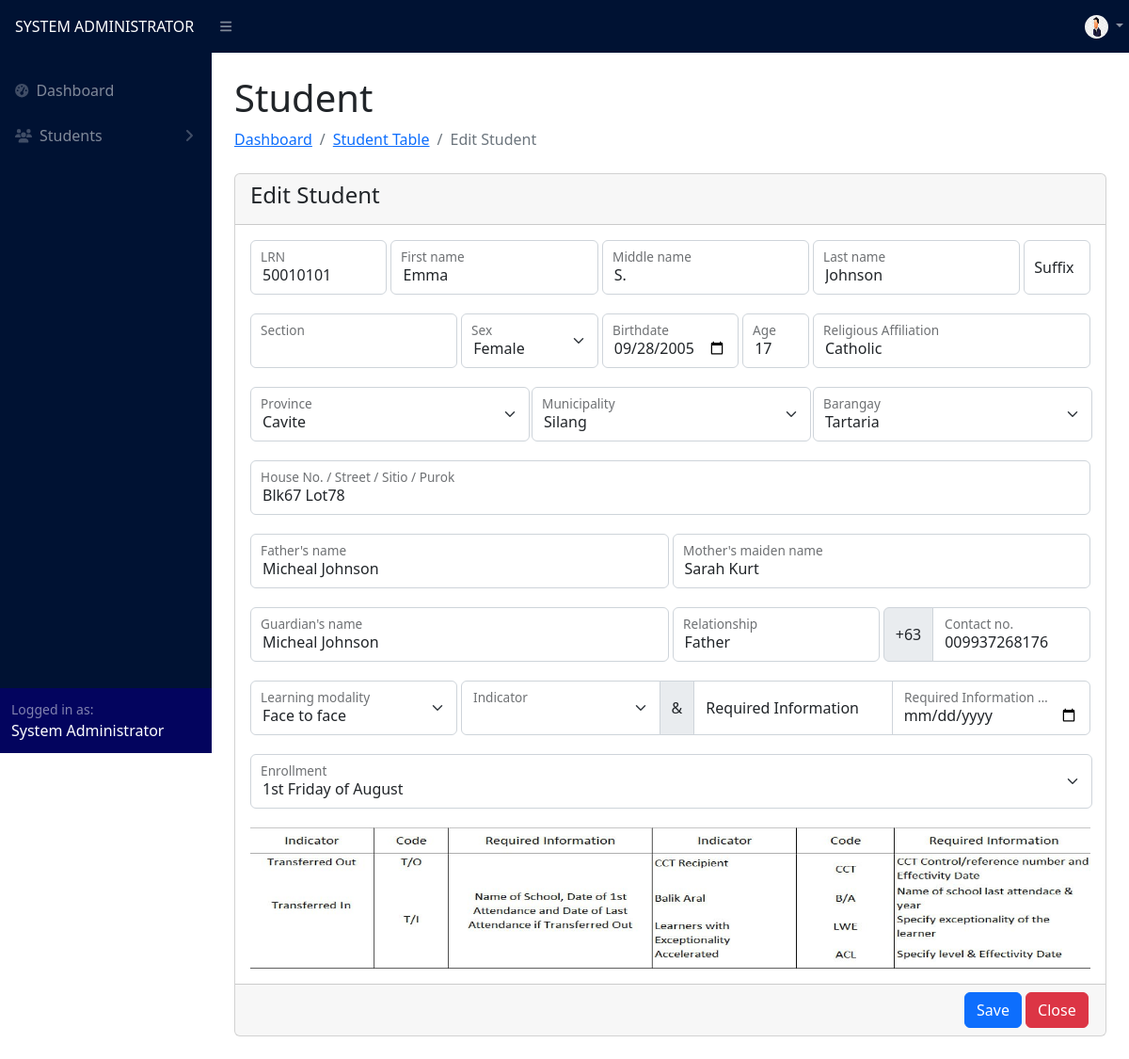
Page /adviser/edit_student.php?id=1 (signed in) on the committed database.
### tables this page shows
CREATE TABLE `user` (
  `id` int(11) NOT NULL,
  `username` varchar(255) NOT NULL,
  `password` varchar(255) NOT NULL,
  `password2` varchar(255) NOT NULL,
  `name` varchar(255) NOT NULL,
  `user_type` varchar(255) NOT NULL,
  `section` varchar(255) NOT NULL,
  `status` varchar(255) NOT NULL,
  `profile_picture` varchar(50) NOT NULL
);

CREATE TABLE `student` (
  `id` int(11) NOT NULL,
  `lrn` int(255) NOT NULL,
  `name` varchar(255) NOT NULL,
  `fname` varchar(255) NOT NULL,
  `mname` varchar(255) NOT NULL,
  `lname` varchar(255) NOT NULL,
  `suffix` varchar(255) NOT NULL,
  `sex` varchar(255) NOT NULL,
  `birth_date` varchar(255) NOT NULL,
  `birth_date2` date NOT NULL,
  `age` int(255) NOT NULL,
  `ra` varchar(255) NOT NULL,
  `house_no` varchar(255) NOT NULL,
  `barangay` varchar(255) NOT NULL,
  `municipality` varchar(255) NOT NULL,
  `province` varchar(255) NOT NULL,
  `barangay_id` int(11) NOT NULL,
  `municipality_id` int(11) NOT NULL,
  `province_id` int(11) NOT NULL,
  `father` varchar(255) NOT NULL,
  `mother` varchar(255) NOT NULL,
  `guardian` varchar(255) NOT NULL,
  `relationship` varchar(255) NOT NULL,
  `contact` varchar(255) NOT NULL,
  `section` varchar(255) NOT NULL,
  `school_year_id` int(11) NOT NULL,
  `school_year` varchar(255) NOT NULL,
  `track` varchar(255) NOT NULL,
  `strand` varchar(255) NOT NULL,
  `grade` int(255) NOT NULL,
  `status` varchar(255) NOT NULL DEFAULT 'complete',
  `lm` varchar(255) NOT NULL,
  `indicator` varchar(255) NOT NULL,
  `ri` varchar(255) NOT NULL,
  `rid` varchar(255) NOT NULL,
  `weight` float NOT NULL,
  `height` float NOT NULL,
  `height2` float NOT NULL,
  `bmi` float NOT NULL,
  `bmi_category` varchar(255) NOT NULL,
  `hfa_category` varchar(255) NOT NULL,
  `sf8_remarks` varchar(255) NOT NULL,
  `is_archived` tinyint(4) NOT NULL,
  `enrollment` varchar(255) NOT NULL
);

### adviser/edit_student.php (the view, shortened to what the rows shown need)
<?php
include("../config.php");
?>
<!DOCTYPE html>
<html lang="en">
<head>
    <link href="https://cdn.jsdelivr.net/npm/simple-datatables@7.1.2/dist/style.min.css" rel="stylesheet" />
    <link href="../css/styles.css" rel="stylesheet" />
</head>
<body class="sb-nav-fixed">
    <?php include("navigation.php") ?>
    <div id="layoutSidenav_content">
        <main>
            <div class="container-fluid px-4">
                <div class="d-flex justify-content-between align-items-end">
                    <div>
                        <h1 class="mt-4">Student</h1>
                    </div>
                </div>
                <form action="" method="POST" class="needs-validation" novalidate>
                    <div class="card mb-4">
                        <?php
                        $id = $_GET["id"];
                        $student = "SELECT * FROM `student` WHERE `id` = '$id'";
                        $studentResult = mysqli_query($conn, $student);
                        $studentRow = mysqli_fetch_assoc($studentResult);
                        ?>
                        <div class="card-body row g-1">
                            <div class="form-floating mb-3 col-2 d-inline-block">
                                <input type="number" name="lrn" id="lrn" placeholder="lrn" class="form-control bg-body-tertiary" required value="<?php echo $studentRow["lrn"] ?>" />
                                <label for="lrn">LRN</label>
                            </div>
                            <div class="form-floating mb-3 col-3 d-inline-block">
                                <input type="text" name="fname" id="fname" placeholder="fname" class="form-control bg-body-tertiary" required value="<?php echo $studentRow["fname"] ?>" />
                                <label for="fname">First name</label>
                            </div>
                            <div class="form-floating mb-3 col-3 d-inline-block">
                                <input type="text" name="mname" id="mname" placeholder="mname" class="form-control bg-body-tertiary" required value="<?php echo $studentRow["mname"] ?>" />
                                <label for="mname">Middle name</label>
                            </div>
                            <div class="form-floating mb-3 col-3 d-inline-block">
                                <input type="text" name="lname" id="lname" placeholder="lname" class="form-control bg-body-tertiary" required value="<?php echo $studentRow["lname"] ?>" />
                                <label for="lname">Last name</label>
                            </div>
                            <div class="form-floating mb-3 col-2 d-inline-block">
                                <select class="form-select" name="sex" id="sex">
                                    <option value="F" <?php echo ($studentRow['sex'] == 'F') ? "selected" : ""; ?>>Female</option>
                                </select>
                                <label for="sex">Sex</label>
                            </div>
                            <div class="form-floating mb-3 d-inline-block col-2">
                                <input type="date" name="birth_date" id="birth_date" placeholder="birth_date" class="form-control bg-body-tertiary" required onchange="calculateAge()" value="<?php echo $studentRow["birth_date2"] ?>" />
                                <label for="birth_date">Birthdate</label>
                            </div>
                            <div class="form-floating mb-3 d-inline-block col-1 col d-inline-block">
                                <input type="number" name="age" id="age" placeholder="age" class="form-control bg-body-tertiary" readonly value="<?php echo $studentRow["age"] ?>" />
                                <label for="age">Age</label>
                            </div>
                            <div class="form-floating mb-3 d-inline-block col-4 col d-inline-block">
                                <input type="text" name="ra" id="ra" placeholder="ra" class="form-control bg-body-tertiary" required value="<?php echo $studentRow["ra"] ?>" />
                                <label for="ra">Religious Affiliation</label>
                            </div>
                            <div class="form-floating mb-3 col-4 col pe-0 d-inline-block">
                                <select class="form-select bg-body-tertiary" name="province" id="province" required onchange="loadMunicipalities()">
                                    <option selected value="<?php echo $studentRow["province_id"] ?>"><?php echo $studentRow["province"] ?></option>
                                </select>
                                <label for="province">Province</label>
                            </div>
                            <div class="form-floating mb-3 col-4 col pe-0 d-inline-block">
                                <select class="form-select bg-body-tertiary" name="municipality" id="municipality" required onchange="loadBarangays()">
                                    <option selected value="<?php echo $studentRow["municipality_id"] ?>"><?php echo $studentRow["municipality"] ?></option>
                                </select>
                                <label for="municipality">Municipality</label>
                            </div>
                            <div class="form-floating mb-3 col-4 col pe-0 d-inline-block">
                                <select class="form-select bg-body-tertiary" name="barangay" id="barangay" required>
                                    <option selected value="<?php echo $studentRow["barangay_id"] ?>"><?php echo $studentRow["barangay"] ?></option>
                                </select>
                                <label for="barangay">Barangay</label>
                            </div>
                            <div class="form-floating mb-3 d-inline-block col-12">
                                <input type="text" name="house_no" id="house_no" placeholder="house_no" class="form-control bg-body-tertiary" required value="<?php echo $studentRow["house_no"] ?>" />
                                <label for="house_no">House No. / Street / Sitio / Purok </label>
                            </div>
                            <div class="form-floating mb-3 d-inline-block col-6">
                                <input type="text" name="father" id="father" placeholder="father" class="form-control bg-body-tertiary" required value="<?php echo $studentRow["father"] ?>" />
                                <label for="father">Father's name</label>
                            </div>
                            <div class="form-floating mb-3 d-inline-block col-6">
                                <input type="text" name="mother" id="mother" placeholder="mother" class="form-control bg-body-tertiary" required value="<?php echo $studentRow["mother"] ?>" />
                                <label for="mother">Mother's maiden name</label>
                            </div>
                            <div class="form-floating mb-3 d-inline-block col-6 d-inline-block">
                                <input type="text" name="guardian" id="guardian" placeholder="guardian" class="form-control bg-body-tertiary" required value="<?php echo $studentRow["guardian"] ?>" />
                                <label for="guardian">Guardian's name</label>
                            </div>
                            <div class="form-floating mb-3 col-3 d-inline-block">
                                <input type="text" name="relationship" id="relationship" placeholder="relationship" class="form-control bg-body-tertiary" required value="<?php echo $studentRow["relationship"] ?>" />
                                <label for="relationship">Relationship</label>
                            </div>
                            <div class="input-group mb-3 col" style="height: 58px;">
                                <div class="form-floating mb-3 col-4 d-inline-block">
                                    <input type="text" name="contact" id="contact" placeholder="contact" class="form-control bg-body-tertiary" required value="<?php echo $studentRow["contact"] ?>" maxlength="10" minlength="10" />
                                    <label for="contact">Contact no.</label>
                                </div>
                            </div>
                            <div class="form-floating mb-3 col-3 d-inline-block">
                                <select class="form-select" name="lm" id="lm">
                                    <option value="Face to face" <?php echo ($studentRow['lm'] == 'Face to face') ? "selected" : ""; ?>>Face to face</option>
                                </select>
                                <label for="lm">Learning modality</label>
                            </div>
                            <div class="input-group mb-3 col" style="height: 58px;">
                                <div class="form-floating mb-3 col-4 d-inline-block">
                                    <select class="form-select" name="indicator" id="indicator">
                                        <option value="" <?php echo ($studentRow['indicator'] == '') ? "selected" : ""; ?>></option>
                                        <option value="T/O" <?php echo ($studentRow['indicator'] == 'T/O') ? "selected" : ""; ?>>T/O</option>
                                    </select>
                                    <label for="indicator">Indicator</label>
                                </div>
                            </div>
                            <div class="form-floating mb-3 col- pe-0 d-inline-block">
                                <select class="form-select bg-body-tertiary" name="enrollment" id="enrollment" required>
                                    <option value="1st Friday of August" <?php echo ($studentRow['enrollment'] == '1st Friday of August') ? "selected" : ""; ?>>1st Friday of August</option>
                                </select>
                                <label for="enrollment">Enrollment</label>
                            </div>
                        </div>
                    </div>
                </form>
            </div>
        </main>
    </div>
</body>
</html>

### adviser/navigation.php (shortened to what the rows shown need)
<nav class="sb-topnav navbar navbar-expand navbar-dark" style="background-color: #001233;">
    <div class="ms-auto me-0" style="width: 55px;">
        <ul class="navbar-nav ms-auto ms-md-0 me-3 me-lg-4">
            <li class="nav-item dropdown">
                <a class="nav-link dropdown-toggle" id="navbarDropdown" href="#" role="button" data-bs-toggle="dropdown" aria-expanded="false">
                    <?php
                    $profile_id = $_SESSION['id'];
                    $profilePic = "SELECT `profile_picture` FROM `user` WHERE id = '$profile_id'";
                    $profilePicResult = $conn->query($profilePic);
                    $profilePicRow = $profilePicResult->fetch_assoc();
                    $profilePicImage = $profilePicRow['profile_picture'];
                    if ($profilePicRow['profile_picture'] != '') { ?>
                        <img src="../profile_pic/<?php echo $profilePicImage ?>" style="border-radius: 100px; margin-right: 0;" width="25px" height="25px">
                    <?php } else { ?>
                        <img src="../profile_pic/default_profile.jpg" style="border-radius: 100px; margin-right: 0;" width="25px" height="25px">
                    <?php }
                    ?>
                </a>
            </li>
        </ul>
    </div>
</nav>
<div id="layoutSidenav">

### rows in the picture
user: profile_picture (picture)
student: lrn "50010101", fname "Emma", mname "S.", lname "Johnson", sex "Female", birth_date "09/28/2005", age "17", ra "Catholic", province "Cavite", municipality "Silang", barangay "Tartaria", house_no "Blk67 Lot78", father "Micheal Johnson", mother "Sarah Kurt", guardian "Micheal Johnson", relationship "Father", contact "009937268176", lm "Face to face", enrollment "1st Friday of August"

### other values in the picture
$_SESSION['user_type'] "SYSTEM ADMINISTRATOR"
$_SESSION['name'] "System Administrator"
